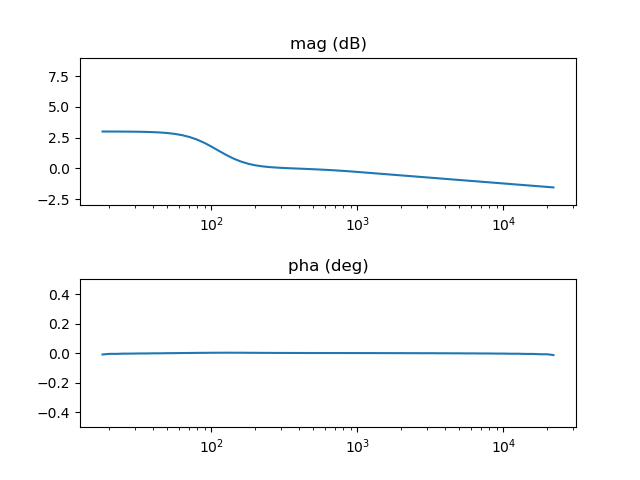

Python code for this plot:
#!/usr/bin/env python3
"""
    Calculates the target curve of the loudspeaker system.
   
    usage: syseq.py   /path/to/yourLoudspeakerFolder
    
    (i) You need to define yourLoudspeaker.yml file accordingly
"""

import sys
import numpy as np
from scipy.signal import hilbert
import yaml
import basepaths as bp
import getconfigs as gc
import curves

import matplotlib.pyplot as plt

def do_plot():
    # notice freq is already log spaced
    # and mag is in dB
    fig = plt.figure()
    fig.subplots_adjust(hspace=.5)
    ax0 = fig.add_subplot(211)
    ax0.set_ylim(-3, 9)
    ax0.semilogx(freq, eq_mag)
    ax0.set_title("mag (dB)")
    ax1 = fig.add_subplot(212)
    ax1.set_ylim(-.5, .5)
    ax1.semilogx(freq, eq_pha * np.pi / 180)
    ax1.set_title("pha (deg)")
    plt.show()

if __name__ == '__main__':
    
    # Read target parameteres inside loudspeaker definition file
    try:
        lspk_path   = sys.argv[1]
        lspk_name = f'{lspk_path.split("/")[-1]}'
        lspk_path  += f'/{lspk_name}.yml'
        with open( lspk_path , 'r' ) as f:
            lspk_config = yaml.load( f.read() )
        room_gain    = lspk_config['room_gain']   
        house_corner = lspk_config['house_corner']
        house_atten  = lspk_config['house_atten']
    except:
        print( 'Error reading loudspeaker definition file' )
        print(__doc__)
        sys.exit()

    # Filenames
    syseq_mag_path = f'{lspk_path.replace(".yml", "_target_mag.dat")}.candidate'
    syseq_pha_path = f'{lspk_path.replace(".yml", "_target_pha.dat")}.candidate'

    # Prepare target curve
    freq   = np.loadtxt( f'{bp.config_folder}/{gc.config["frequencies"]}' )
    eq_mag = np.zeros(len(freq))

    if house_atten > 0:
        house = curves.HouseCurve( freq, house_corner, house_atten )
    else:
        house = np.zeros( len(freq) )
    room = curves.RoomGain( freq, room_gain )

    # Compose magnitudes
    eq_mag = eq_mag + house + room
    # Derive the phase ( notice mag is in dB )
    eq_pha = np.angle( ( hilbert( np.abs( 10**(eq_mag/20) ) ) ) )

    # Write data to file
    np.savetxt (syseq_mag_path, eq_mag)
    np.savetxt (syseq_pha_path, eq_pha)
    print( f'Target curves stored at:\n{syseq_mag_path}\n{syseq_pha_path}' )

    try:
        do_plot()
    except:
        print ( 'cannot pyplot' )
